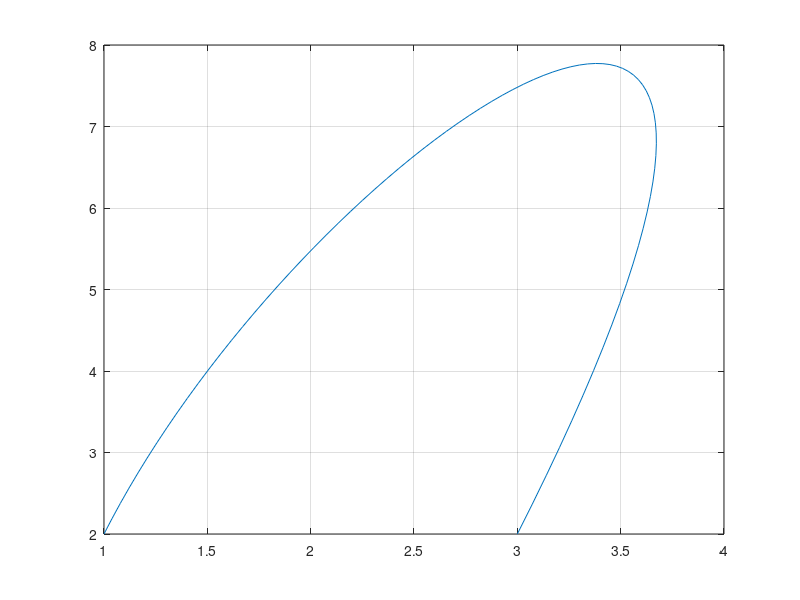
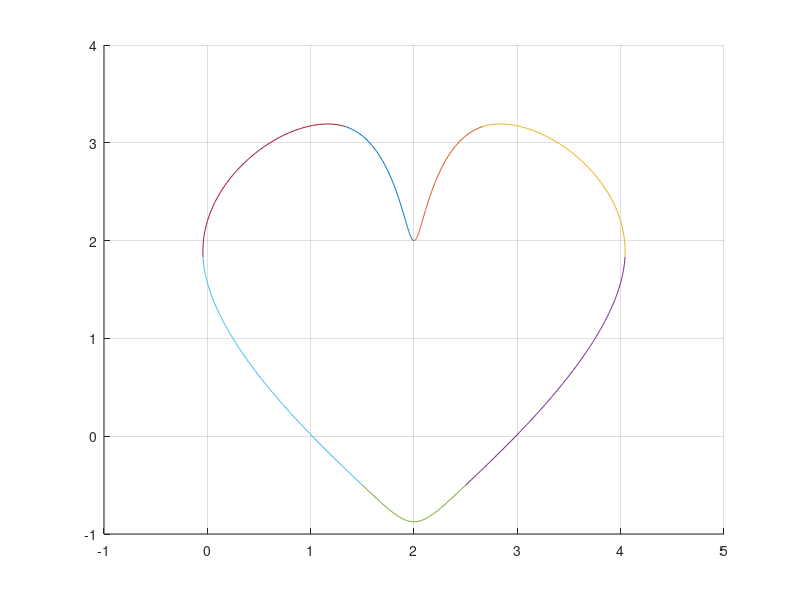
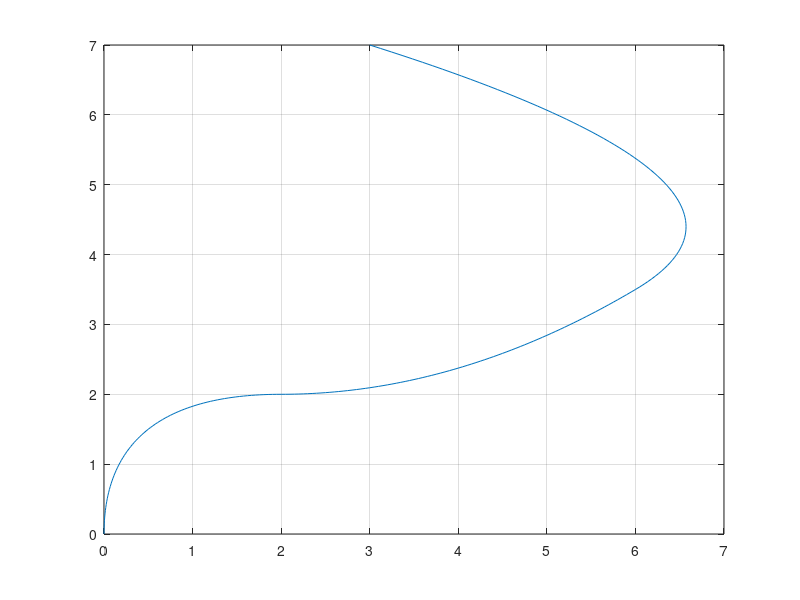

Here is the MATLAB script that generated these plots, in order:
clear all, close all, clc
%% Q1
clear all

Bsub0 = [1, 2];
Bsub1 = [2, 7];
Bsub2 = [5, 12];
Bsub3 = [3, 2];

% plotting
u = 0:0.0125:1;
Psub0 = Bsub0'*(1-u.^3-3*u+3*u.^2);
Psub1 = Bsub1'*(3*u+3*u.^3-6*u.^2);
Psub2 = Bsub2'*(3*u.^2-3*u.^3);
Psub3 = Bsub3'*(u.^3);
P = (Psub0 + Psub1 + Psub2 + Psub3)'; % composed P with individual terms

figure
plot(P(:, 1), P(:, 2))
grid on

% solve at specfic u values
u = [.3, .6];
Psub0 = Bsub0'*(1-u.^3-3*u+3*u.^2);
Psub1 = Bsub1'*(3*u+3*u.^3-6*u.^2);
Psub2 = Bsub2'*(3*u.^2-3*u.^3);
Psub3 = Bsub3'*(u.^3);
P = (Psub0 + Psub1 + Psub2 + Psub3)'; % composed P with individual terms

disp('Problem 1')
fprintf('Point @ (u = %.2f) = [%.3f, %.3f]\n', u(1), P(1, 1), P(1, 2))
fprintf('Point @ (u = %.2f) = [%.3f, %.3f]\n', u(2), P(2, 1), P(2, 2))
%% Q2
clear all

P0 = [-1, 2];
P1 = [1.75, 4];
P2 = [2, 1];
P3 = [2.25, 4];
P4 = [5, 2];
P5 = [2, -1];
P6 = [2, -1];

M4 = 1/6*[
    -1 3 -3 1;
    3 -6 3 0;
    -3 0 3 0;
    1 4 1 0]; % 4x4

u=0:0.0125:1;
uVec = [u.^3; u.^2; u; ones(1, length(u))]';
P_1 = uVec*M4*[P0; P1; P2; P3];
P_2 = uVec*M4*[P1; P2; P3; P4];
P_3 = uVec*M4*[P2; P3; P4; P5];
P_4 = uVec*M4*[P3; P4; P5; P6];
P_5 = uVec*M4*[P4; P5; P6; P0];
P_6 = uVec*M4*[P5; P6; P0; P1];
P_7 = uVec*M4*[P6; P0; P1; P2];

figure(), hold on, grid on
plot(P_1(:, 1), P_1(:, 2))
plot(P_2(:, 1), P_2(:, 2))
plot(P_3(:, 1), P_3(:, 2))
plot(P_4(:, 1), P_4(:, 2))
plot(P_5(:, 1), P_5(:, 2))
plot(P_6(:, 1), P_6(:, 2))
plot(P_7(:, 1), P_7(:, 2))

%% Q3
clear all

Bsub0 = [0, 0];
Bsub1 = [0, 2];
Bsub2 = [2, 2];
Bsub3 = [4, 2];
Bsub4 = [8, 5];
Bsub5 = [3, 7];

u = 0:0.0125:3;
P = zeros(length(u), 2);

for i = 1:length(u)
    if u(i) >=0 && u(i) <= 1
        P(i, :) = Bsub0*(1-u(i))^2 + Bsub1*(2*u(i)*(1-u(i))) + Bsub2*u(i)^2;
    elseif u(i) >= 1 && u(i) <= 2
        P(i, :) = Bsub2*(2-u(i))^2 + Bsub3*( (2-u(i))*(u(i)-1)+.5*(3-u(i))*(u(i)-1) ) + Bsub4*(.5*(u(i)-1)^2);
    elseif u(i) >= 2 && u(i) <= 3
        P(i, :) = Bsub3*(.5*(3-u(i))^2) + Bsub4*(.5*(u(i)-1)*(3-u(i))+(3-u(i))*(u(i)-2)) + Bsub5*(u(i)-2)^2;
    else
        P(i, :) = 0;
    end
end

figure
plot(P(:, 1), P(:, 2))
grid on

u = [1.5, 2];
P = zeros(length(u), 2);
for i = 1:length(u)
    if u(i) >=0 && u(i) <= 1
        P(i, :) = Bsub0*(1-u(i))^2 + Bsub1*(2*u(i)*(1-u(i))) + Bsub2*u(i)^2;
    elseif u(i) >= 1 && u(i) <= 2
        P(i, :) = Bsub2*(2-u(i))^2 + Bsub3*( (2-u(i))*(u(i)-1)+.5*(3-u(i))*(u(i)-1) ) + Bsub4*(.5*(u(i)-1)^2);
    elseif u(i) >= 2 && u(i) <= 3
        P(i, :) = Bsub3*(.5*(3-u(i))^2) + Bsub4*(.5*(u(i)-1)*(3-u(i))+(3-u(i))*(u(i)-2)) + Bsub5*(u(i)-2)^2;
    else
        P(i, :) = 0;
    end
end

disp('Problem 3')
fprintf('Point @ (u = %.2f) = [%.3f, %.3f]\n', u(1), P(1, 1), P(1, 2))
fprintf('Point @ (u = %.2f) = [%.3f, %.3f]\n', u(2), P(2, 1), P(2, 2))